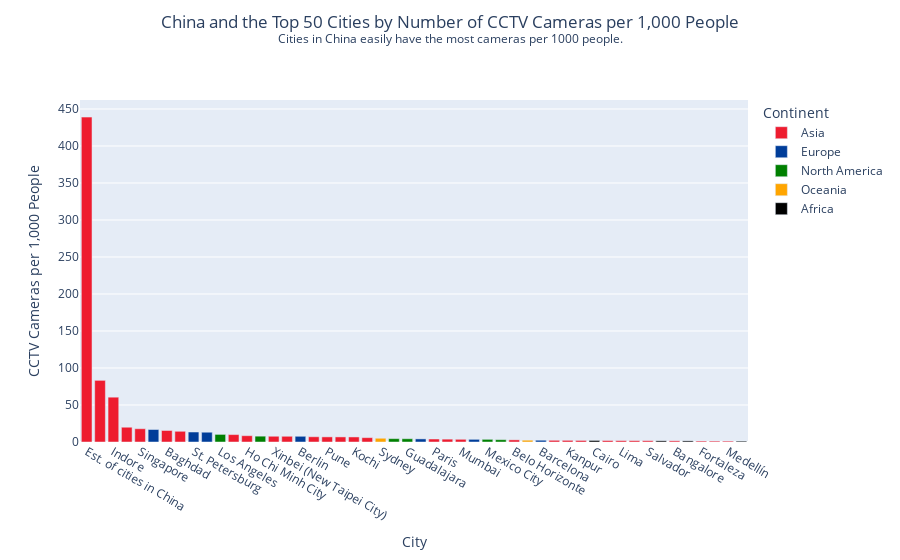

Notebook cell for this chart:
### Code cell
import numpy as np
import pandas as pd
pd.options.mode.chained_assignment = None  
import plotly.graph_objs as go
import plotly.express as px
from plotly.offline import init_notebook_mode
init_notebook_mode(connected=True)

cctv = pd.read_csv("datasets/cctv.csv")

df = cctv

asia = {'Singapore', 'Myanmar', 'Yemen', 'Thailand', 'Philippines', 'Indonesia', 'Israel', 'Iraq', 'Pakistan', 'South Korea', 'India', 'Vietnam', 'Malaysia', 'Saudi Arabia', 'Japan', 'China', 'Taiwan', 'Afghanistan', 'Hong Kong', 'Turkey', 'Bangladesh', 'Iran'}
europe = {'Spain', 'Russia', 'Italy', 'Germany', 'United Kingdom'}
north_america = {'Mexico', 'United States', 'Dominican Republic', 'Canada'}
south_america = {'Mexico', 'United States', 'Dominican Republic', 'Canada'}
africa = {'Kenya', 'Egypt', 'Ethiopia', 'Nigeria', 'Madagascar', 'Burkina Faso', 'South Africa', 'Cameroon', 'Morocco', 'Uganda', 'Sudan', 'Tanzania', 'Angola', 'Senegal'}
oceania = {'Australia'}

# Map each country to its continent
def get_continent(country):
    if country in asia:
        return 'Asia'
    elif country in europe:
        return 'Europe'
    elif country in north_america:
        return 'North America'
    elif country in south_america:
        return 'South America'
    elif country in africa:
        return 'Africa'
    elif country in oceania:
        return 'Oceania'
    else:
        return 'Asia'

df['Continent'] = df['Country'].apply(get_continent)

# Exclude cities in China
df_non_china = df[df['Country'] != 'China']

# Calculate the mean value for cities in China
china_mean = df[df['Country'] == 'China']['# of CCTV Cameras per 1,000 People'].mean()

# Create a new DataFrame for the mean value
mean_china_df = pd.DataFrame({
    'City': ['Est. of cities in China'],
    '# of CCTV Cameras per 1,000 People': [china_mean],
    'Continent': ['Asia'],
    'Country': ['China']
})

# Concatenate the two DataFrames
final_df = pd.concat([df_non_china, mean_china_df], ignore_index=True)

# Sort the DataFrame by the number of CCTV cameras per 1,000 people
final_df = final_df.sort_values(by='# of CCTV Cameras per 1,000 People', ascending=False)

# Select the top 50 values
top_50_df = final_df.head(50)

# COLORS
# Define custom colors for each continent
color_map = {
    'Asia': 'rgb(238, 28, 47)',
    'Europe': 'rgb(0, 61, 153)',
    'North America': 'green',
    'South America': 'yellow',
    'Africa': 'black',
    'Oceania': 'orange',
    'Other': 'grey'
}

# Create the bar graph
fig = px.bar(top_50_df, x='City', y='# of CCTV Cameras per 1,000 People', color='Continent',
             title='China and the Top 50 Cities by Number of CCTV Cameras per 1,000 People<br><sup>Cities in China easily have the most cameras per 1000 people.</sup>',
             hover_data={'Country': True}, color_discrete_map=color_map,
             labels={'# of CCTV Cameras per 1,000 People': 'CCTV Cameras per 1,000 People'})

# Customize hover label formatting
fig.update_traces(
    hovertemplate='City: %{x}<br>Country: %{customdata[0]}<br># of CCTV Cameras per 1000 people: %{y}'
)


fig.update_layout(
    height = 500,
    xaxis={'categoryorder':'total descending'},
    title={
        'y':0.95,
        'x':0.5,
        'xanchor': 'center',
        'yanchor': 'top'
    }
)

fig.show()

### Figure 1 — Plotly figure (JSON) as saved in the notebook; plotly's stock layout.template omitted (floating-point values rounded to 4 significant figures)
{"data": [{"alignmentgroup": "True", "customdata": [["China"], ["India"], ["India"], ["India"], ["Singapore "], ["Iraq"], ["South Korea"], ["South Korea"], ["Vietnam"], ["Taiwan"], ["India"], ["Hong Kong"], ["India"], ["Turkey"], ["India"], ["Thailand"], ["France "], ["Colombia"], ["India"], ["Brazil"], ["India"], ["India"], ["Turkey"], ["Brazil"], ["Peru"], ["Vietnam"], ["Brazil"], ["India"], ["Brazil"], ["Brazil"], ["Colombia"]], "hovertemplate": "City: %{x}<br>Country: %{customdata[0]}<br># of CCTV Cameras per 1000 people: %{y}", "legendgroup": "Asia", "marker": {"color": "rgb(238, 28, 47)", "pattern": {"shape": ""}}, "name": "Asia", "offsetgroup": "Asia", "orientation": "v", "showlegend": true, "textposition": "auto", "type": "bar", "x": ["Est. of cities in China", "Hyderabad", "Indore", "Delhi", "Singapore", "Baghdad", "Seoul", "Busan", "Ho Chi Minh City", "Xinbei (New Taipei City)", "Chennai", "Hong Kong", "Pune", "Istanbul", "Kochi", "Bangkok", "Paris", "Bogotá", "Mumbai", "Belo Horizonte", "Lucknow", "Kanpur", "Ankara", "Rio de Janeiro", "Lima", "Hanoi", "Salvador", "Bangalore", "Fortaleza", "Porto Alegre", "Medellín"], "xaxis": "x", "y": [439.1, 83.32, 60.57, 19.96, 17.94, 15.56, 14.47, 10.03, 8.52, 7.77, 7.73, 7.09, 6.92, 6.88, 6.82, 5.89, 4.04, 3.85, 3.65, 2.91, 2.3, 2.24, 2.12, 2.01, 1.89, 1.84, 1.78, 1.58, 1.27, 1.22, 1.19], "yaxis": "y"}, {"alignmentgroup": "True", "customdata": [["Russia"], ["Russia"], ["United Kingdom"], ["Germany"], ["Spain"], ["Italy"], ["Spain"]], "hovertemplate": "City: %{x}<br>Country: %{customdata[0]}<br># of CCTV Cameras per 1000 people: %{y}", "legendgroup": "Europe", "marker": {"color": "rgb(0, 61, 153)", "pattern": {"shape": ""}}, "name": "Europe", "offsetgroup": "Europe", "orientation": "v", "showlegend": true, "textposition": "auto", "type": "bar", "x": ["Moscow", "St. Petersburg", "London", "Berlin", "Madrid", "Rome", "Barcelona"], "xaxis": "x", "y": [16.88, 13.49, 13.21, 7.72, 4.19, 3.59, 2.41], "yaxis": "y"}, {"alignmentgroup": "True", "customdata": [["United States"], ["United States"], ["Mexico"], ["Mexico"], ["Mexico"], ["Canada"]], "hovertemplate": "City: %{x}<br>Country: %{customdata[0]}<br># of CCTV Cameras per 1000 people: %{y}", "legendgroup": "North America", "marker": {"color": "green", "pattern": {"shape": ""}}, "name": "North America", "offsetgroup": "North America", "orientation": "v", "showlegend": true, "textposition": "auto", "type": "bar", "x": ["Los Angeles", "New York", "Puebla", "Guadalajara", "Mexico City", "Toronto"], "xaxis": "x", "y": [10.27, 7.88, 4.53, 4.4, 3.59, 3.13], "yaxis": "y"}, {"alignmentgroup": "True", "customdata": [["Australia"], ["Australia"]], "hovertemplate": "City: %{x}<br>Country: %{customdata[0]}<br># of CCTV Cameras per 1000 people: %{y}", "legendgroup": "Oceania", "marker": {"color": "orange", "pattern": {"shape": ""}}, "name": "Oceania", "offsetgroup": "Oceania", "orientation": "v", "showlegend": true, "textposition": "auto", "type": "bar", "x": ["Sydney", "Melbourne"], "xaxis": "x", "y": [5.06, 2.45], "yaxis": "y"}, {"alignmentgroup": "True", "customdata": [["Egypt"], ["South Africa"], ["South Africa"], ["Nigeria"]], "hovertemplate": "City: %{x}<br>Country: %{customdata[0]}<br># of CCTV Cameras per 1000 people: %{y}", "legendgroup": "Africa", "marker": {"color": "black", "pattern": {"shape": ""}}, "name": "Africa", "offsetgroup": "Africa", "orientation": "v", "showlegend": true, "textposition": "auto", "type": "bar", "x": ["Cairo", "Cape Town", "Johannesburg", "Kano"], "xaxis": "x", "y": [2.1, 1.61, 1.52, 1.15], "yaxis": "y"}], "layout": {"autosize": true, "barmode": "relative", "legend": {"title": {"text": "Continent"}, "tracegroupgap": 0}, "title": {"text": "China and the Top 50 Cities by Number of CCTV Cameras per 1,000 People<br><sup>Cities in China easily have the most cameras per 1000 people.</sup>", "x": 0.5, "xanchor": "center", "y": 0.95, "yanchor": "top"}, "xaxis": {"anchor": "y", "autorange": true, "categoryorder": "total descending", "domain": [0, 1], "range": [-0.5, 49.5], "title": {"text": "City"}, "type": "category"}, "yaxis": {"anchor": "x", "autorange": true, "domain": [0, 1], "range": [0, 462.2], "title": {"text": "CCTV Cameras per 1,000 People"}, "type": "linear"}}}
